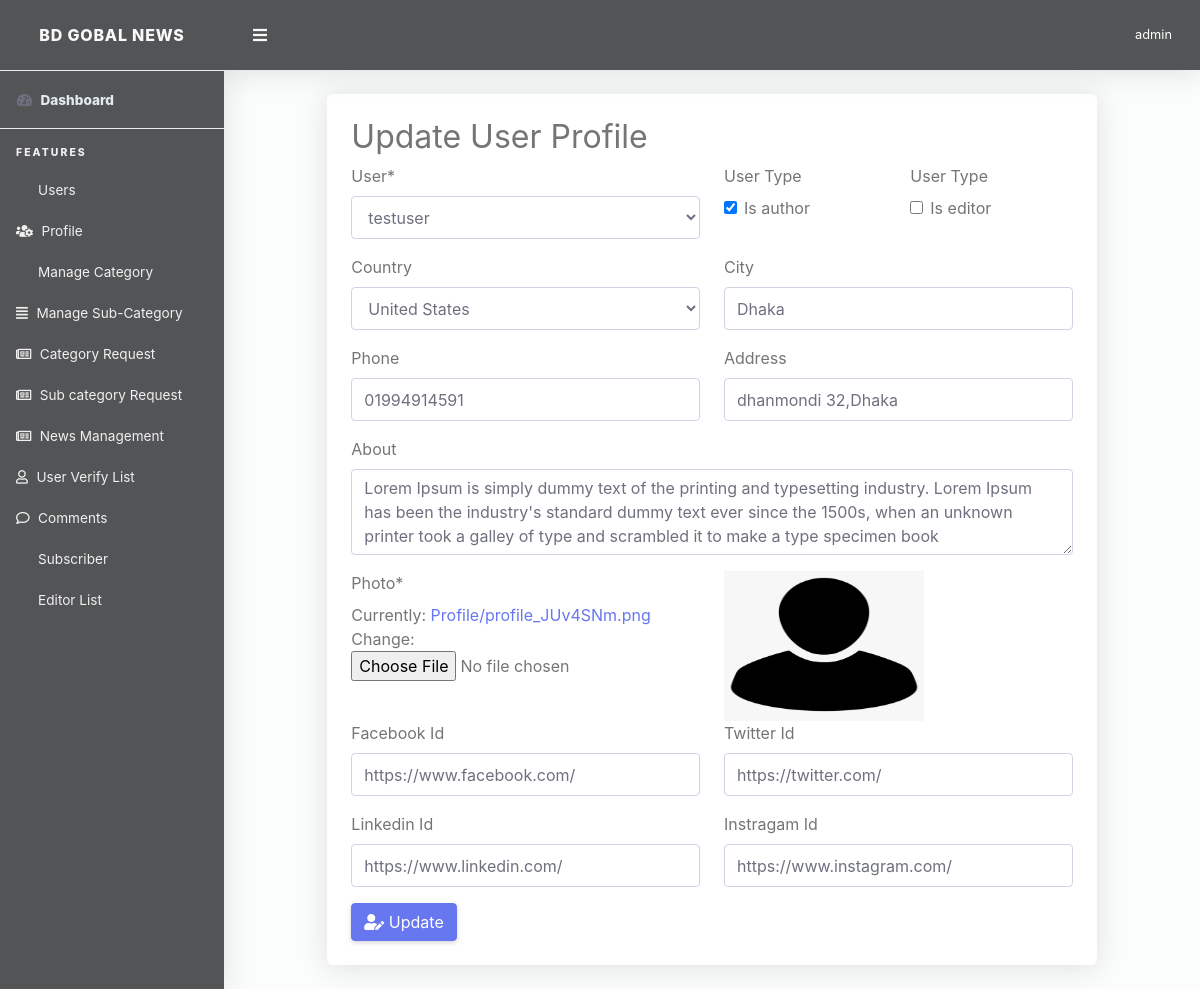
The page /superadmin/profile-update/3 (signed in) on the database its author committed.
### App_Accounts/models.py (models this page shows, shortened)
class Profile(models.Model):
    user = models.OneToOneField(User, on_delete=models.CASCADE)
    is_author=models.BooleanField(default=False)
    is_editor=models.BooleanField(default=False)
    about=models.TextField(blank=True)
    phone = models.CharField(max_length=11, blank=True)
    country = models.CharField(max_length=50,choices=CHOICES, blank=True)
    city = models.CharField(max_length=50, blank=True)
    photo=models.ImageField(upload_to="Profile/",default="profile.png")
    address = models.CharField(max_length=100, blank=True)
    fb_id=models.URLField(blank=True)
    tw_id=models.URLField(blank=True)
    linkd_id=models.URLField(blank=True)
    instra_id=models.URLField(blank=True)

### App_Admin/views.py (the view)
# urls.py: path('profile-update/<int:id>',views.ProfileUpdate,name='profile_update'),
@login_required(login_url='App_Admin:superadmin_login')
def ProfileUpdate(request,id):
    if request.user.is_superuser:
        try:
            user_profile=Profile.objects.get(id=id)
            if request.method == "POST":
                form = ProfileForm(request.POST or None,request.FILES,instance=user_profile)
                if form.is_valid():
                    form.save()
                    messages.success(request, 'Profile updated successfully', extra_tags='profile_updated')
                    return redirect(request.POST['next'])
            else:
                form = ProfileForm(instance=user_profile)
        except:
            return redirect('App_Admin:profile_list')
        context = {
            'form': form,
            'user_profile':user_profile,
        }
        return render(request, 'App_Admin/updateprofile.html', context)

### App_Admin/forms.py
class ProfileForm(forms.ModelForm):
    about = forms.CharField(label="About", required=False,widget=forms.Textarea(attrs={
        'class': 'form-control',
        'rows': 3,
        'cols': 40,
    }))
    fb_id=forms.URLField(label="Facebook Id",required=False)
    tw_id=forms.URLField(label="Twitter Id",required=False)
    linkd_id=forms.URLField(label="Linkedin Id",required=False)
    instra_id=forms.URLField(label="Instragam Id",required=False)
    class Meta:
        model=Profile
        fields='__all__'

### templates/App_Admin/updateprofile.html (shortened to what this page needs)
{% extends 'App_Admin/base.html' %}
{% load crispy_forms_tags %}
{% block content %}
<div class="container">
          <div class="row g-3">
          <div class="col-lg-10 m-0 m-auto">
              <div class="card p-4 mb-4">
              <h2>Update User Profile</h2>
              <form method="post" action="{% url 'App_Admin:profile_update' user_profile.id %}"enctype="multipart/form-data" id="adminForm" data-cities-url="{% url 'App_News:ajax_load_cities' %}" novalidate>{% csrf_token %}
                  <div class="row">
                     <div class="col-md-6">
                        {{ form.user|as_crispy_field }}
                    </div>
                    <div class="col-md-3">
                        <label>User Type</label>
                         {{ form.is_author|as_crispy_field }}
                    </div>
                    <div class="col-md-3">
                        <label>User Type</label>
                         {{ form.is_editor|as_crispy_field }}
                    </div>
                  </div>
                   <div class="row">
                     <div class="col-md-6">
                        {{ form.country|as_crispy_field }}
                    </div>
                    <div class="col-md-6">
                          {{ form.city|as_crispy_field }}
                    </div>
                  </div>
                  <div class="row">
                     <div class="col-md-6">
                        {{ form.phone|as_crispy_field }}
                    </div>
                    <div class="col-md-6">
                          {{ form.address|as_crispy_field }}
                    </div>
                  </div>
                  <div class="row">
                  <div class="col-md-12">
                           {{ form.about|as_crispy_field }}
                  </div>
                   </div>
                 <div class="row">
                     <div class="col-md-6">
                     {{ form.photo|as_crispy_field }}
                    </div>
                    <div class="col-md-6">
                      <img id="blah" src="{{ user_profile.photo.url }}" width="200" height="150" alt="Uploaded image will be shown here">
                    </div>
                  </div>
                  <div class="row">
                     <div class="col-md-6">
                         {{ form.fb_id|as_crispy_field }}
                    </div>
                    <div class="col-md-6">
                         {{ form.tw_id|as_crispy_field }}
                    </div>
                  </div>
                  <div class="row">
                     <div class="col-md-6">
                     {{ form.linkd_id|as_crispy_field }}
                    </div>
                    <div class="col-md-6">
                     {{ form.instra_id|as_crispy_field }}
                    </div>
                  </div>
                  <button type="submit" class="btn btn-primary"><i class="fa fa-user-edit"></i> Update</button>
              </form>
                </div>
          </div>
          </div>
</div>
{% endblock %}

### templates/App_Admin/base.html (shortened to what this page needs)
<!DOCTYPE html>
<html lang="en">
{% load static %}
<head>
  <link href="{% static 'superadmin/vendor/fontawesome-free/css/all.min.css' %}" rel="stylesheet" type="text/css">
  <link href="{% static 'superadmin/vendor/bootstrap/css/bootstrap.min.css' %}" rel="stylesheet" type="text/css">
  <link href="{% static 'superadmin/css/ruang-admin.min.css' %}" rel="stylesheet">
  <link href="{% static 'superadmin/vendor/datatables/dataTables.bootstrap4.min.css' %}" rel="stylesheet">
    <link href="{% static 'superadmin/vendor/select2/dist/css/select2.min.css' %}" rel="stylesheet" type="text/css">
<link rel="stylesheet" href="https://pro.fontawesome.com/releases/v5.10.0/css/all.css"/>
</head>
<body id="page-top">
  <div id="wrapper">
    <ul class="navbar-nav sidebar sidebar-light accordion" id="accordionSidebar">
      <a class="sidebar-brand d-flex align-items-center justify-content-center" href="{% url 'App_News:index' %}">
        <div class="sidebar-brand-icon">
            BD GOBAL NEWS
        </div>
      </a>
      <hr class="sidebar-divider my-0">
      <li class="nav-item active">
        <a class="nav-link" href="{% url 'App_Admin:dashboard' %}">
          <i class="fas fa-fw fa-tachometer-alt"></i>
          <span class="text-light">Dashboard</span></a>
      </li>
      <hr class="sidebar-divider">
      <div class="sidebar-heading">
        Features
      </div>
         {% include 'App_Admin/admin_sidebar_option.html' %}
    </ul>
    <div id="content-wrapper" class="d-flex flex-column">
      <div id="content">
        <nav class="navbar navbar-expand navbar-light bg-navbar topbar mb-4 static-top">
          <button id="sidebarToggleTop" class="btn btn-link rounded-circle mr-3">
            <i class="fa fa-bars"></i>
          </button>
            <ul class="navbar-nav ml-auto">
            <li class="nav-item dropdown no-arrow">
              <a class="nav-link dropdown-toggle" href="#" id="userDropdown" role="button" data-toggle="dropdown"
                aria-haspopup="true" aria-expanded="false">
                <span class="ml-2 d-none d-lg-inline text-white small">{{ request.user }}</span>
              </a>
            </li>
          </ul>
        </nav>
       {% block content %}
       {% endblock %}
      </div>
    </div>
  </div>
</body>
</html>

### templates/App_Admin/base.html (style rules this page uses)
.sidebar-light .sidebar-brand { color: #fafafa; background-color: #535456; }
.bg-navbar { color: #fafafa; background-color: #535456 }
.sidebar { color: #fafafa; background-color:#535456 !important; }
.sidebar-light .sidebar-heading { color: #f0f0f0; }
.sidebar-light .nav-item .nav-link { color: #f0f0f0; }
.sidebar-light .nav-item .nav-link i { color: #f0f0f0; }

### rows shown on the page
Profile: user "testuser", is_author "☑", country "United States", city "Dhaka", phone "01994914591", address "dhanmondi 32,Dhaka", about "Lorem Ipsum is simply dummy text of the printing and typesetting industry. Lorem Ipsum has been the industry's standard dummy text ever since the 1500s, when an unknown printer took a galley of type and scrambled it to make a type specimen book", photo (picture), fb_id "https://www.facebook.com/", tw_id "https://twitter.com/", linkd_id "https://www.linkedin.com/", instra_id "https://www.instagram.com/"

### other values the page prints
{{ request.user }} "admin"
